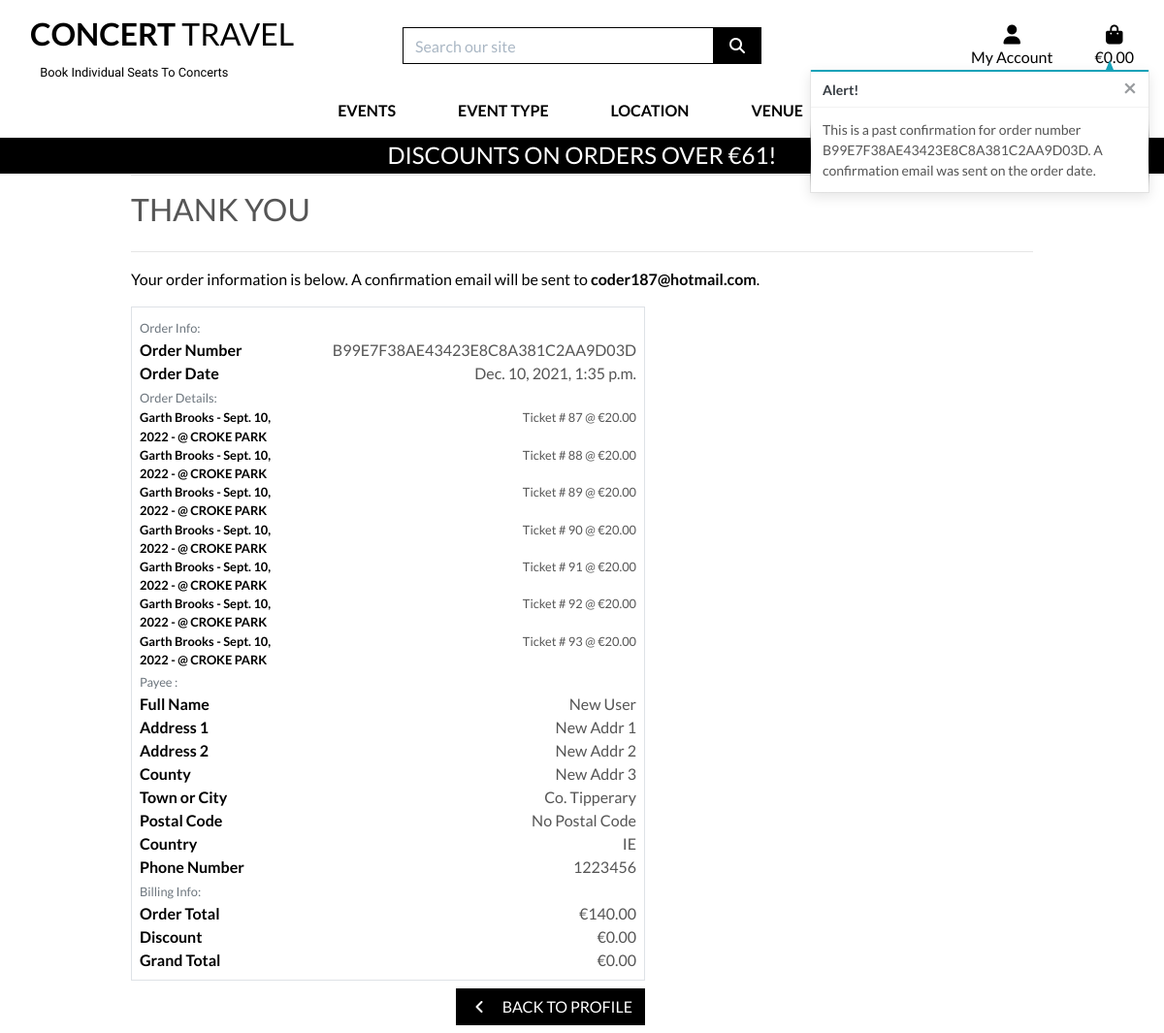
/profile/order_history/B99E7F38AE43423E8C8A381C2AA9D03D, run on the app's committed database.
### checkout/models.py (models this page shows, shortened)
class Order(models.Model):
    order_number = models.CharField(max_length=32, null=False, editable=False)
    full_name = models.CharField(max_length=50, null=False, blank=False)
    email = models.EmailField(max_length=254, null=False, blank=False)
    phone_number = models.CharField(max_length=20, null=False, blank=False)
    country = CountryField(blank_label='Country *', null=False, blank=False)
    postcode = models.CharField(max_length=20, null=True, blank=True)
    town_or_city = models.CharField(max_length=40, null=False, blank=False)
    street_address1 = models.CharField(max_length=80, null=False, blank=False)
    street_address2 = models.CharField(max_length=80, null=True, blank=True)
    county = models.CharField(max_length=80, null=True, blank=True)
    date = models.DateTimeField(auto_now_add=True)
    order_total = models.DecimalField(max_digits=10, decimal_places=2, null=False, default=0)
    original_bag = models.TextField(null=False, blank=False, default='')
    stripe_pid = models.CharField(max_length=254, null=False, blank=False, default='')
    user_profile = models.ForeignKey(UserProfile, on_delete=models.SET_NULL,
                                     null=True, blank=True, related_name='orders')
    discount = models.DecimalField(max_digits=6, decimal_places=2,
                                        null=False, default=0)
    grand_total = models.DecimalField(max_digits=10, decimal_places=2,
                                      null=False, default=0)

class OrderLineItem(models.Model):
    ticket_no = models.AutoField(primary_key=True)
    order = models.ForeignKey(Order, null=False, blank=False, on_delete=models.PROTECT, related_name='lineitems')
    event = models.ForeignKey(EventList, null=False, blank=False, on_delete=models.PROTECT,related_name='eventrecord')
    pickloc = models.ForeignKey(PickLoc, null=False, blank=False, on_delete=models.PROTECT)
    price = models.DecimalField(max_digits=6, decimal_places=2, null=False, blank=False, default=0)
    pax_fullname = models.CharField(max_length=50, null=True, blank=True)
    pax_email = models.CharField(max_length=50, null=True, blank=True)
    pax_tel = models.CharField(max_length=20, null=True, blank=True)

### events/models.py (models this page shows, shortened)
class EventList(models.Model):
    event_type = models.ForeignKey('EventType', on_delete=models.PROTECT)
    event_dest = models.ForeignKey('Destination', on_delete=models.PROTECT)
    name = models.CharField(max_length=254)
    description = models.CharField(max_length=254)
    event_date = models.DateField()
    publish = models.BooleanField(default=True)
    long_desc = models.TextField(null=True, blank=True)
    image_url = models.URLField(max_length=1024, null=True, blank=True)
    image = models.ImageField(null=True, blank=True)

class Destination(models.Model):
    destination = models.CharField(max_length=254)
    friendly_name = models.CharField(max_length=254, null=True, blank=True)
    def __str__(self):
        return self.destination

### profiles/views.py (the view)
# urls.py: path('order_history/<order_number>',
def order_history(request, order_number):
    order = get_object_or_404(Order, order_number=order_number)
    messages.info(request, (
        f'This is a past confirmation for order number {order_number}. '
        'A confirmation email was sent on the order date.'
    ))
    template = 'checkout/checkout_success.html'
    context = {
        'order': order,
        'from_profile': True,
    }
    return render(request, template, context)

### checkout/templates/checkout/checkout_success.html (shortened to what this page needs)
{% extends "base.html" %}
{% load static %}
{% load checkout-tools %}
{% block extra-css %}
    <link rel="stylesheet" href="{% static 'checkout/css/checkout.css' %}">
{% endblock %}
{% block page_header %}
    <div class="container header-container">
    </div>
{% endblock %}
{% block content %}
    <div class="overlay"></div>
    <div class="container">
        <div class="row">
            <div class="col">
                <hr>
                <h2 class="logo-font mb-4">Thank You</h2>
                <hr>
                <p class="text-black">Your order information is below. A confirmation email will be sent to <strong>{{ order.email }}</strong>.</p>
            </div>
        </div>
        <div class="row">
            <div class="col-12 col-lg-7">
                <div class="order-confirmation-wrapper p-2 border">
                    <div class="row">
                        <div class="col">
                            <small class="text-muted">Order Info:</small>
                        </div>
                    </div>
                    <div class="row">
                        <div class="col-12 col-md-4">
                            <p class="mb-0 text-black font-weight-bold">Order Number</p>
                        </div>
                        <div class="col-12 col-md-8 text-md-right">
                            <p class="mb-0">{{ order.order_number }}</p>
                        </div>
                    </div>
                    <div class="row">
                        <div class="col-12 col-md-4">
                            <p class="mb-0 text-black font-weight-bold">Order Date</p>
                        </div>
                        <div class="col-12 col-md-8 text-md-right">
                            <p class="mb-0">{{ order.date }}</p>
                        </div>
                    </div>
                    <div class="row">
                        <div class="col">
                            <small class="text-muted">Order Details:</small>
                        </div>
                    </div>
                    {% for item in order.lineitems.all %}
                    <div class="row">
                        <div class="col-12 col-md-4">
                            <p class="small mb-0 text-black font-weight-bold">
                                {{ item.event.name }} - {{item.event.event_date }} - @ {{ item.event.event_dest|upper }}
                            </p>
                        </div>
                        <div class="col-12 col-md-8 text-md-right">
                            <p class="small mb-0"> Ticket # {{ item.ticket_no }} @ €{{ item.price }}</p>
                        </div>
                    </div>
                    {% endfor %}
                    <div class="row">
                        <div class="col">
                            <small class="text-muted">Payee :</small>
                        </div>
                    </div>
                    <div class="row">
                        <div class="col-12 col-md-4">
                            <p class="mb-0 text-black font-weight-bold">Full Name</p>
                        </div>
                        <div class="col-12 col-md-8 text-md-right">
                            <p class="mb-0">{{ order.full_name }}</p>
                        </div>
                    </div>
                    <div class="row">
                        <div class="col-12 col-md-4">
                            <p class="mb-0 text-black font-weight-bold">Address 1</p>
                        </div>
                        <div class="col-12 col-md-8 text-md-right">
                            <p class="mb-0">{{ order.street_address1 }}</p>
                        </div>
                    </div>
                    {% if order.street_address2 %}
                    <div class="row">
                        <div class="col-12 col-md-4">
                            <p class="mb-0 text-black font-weight-bold">Address 2</p>
                        </div>
                        <div class="col-12 col-md-8 text-md-right">
                            <p class="mb-0">{{ order.street_address2 }}</p>
                        </div>
                    </div>
                    {% endif %}
                    {% if order.county %}
                    <div class="row">
                        <div class="col-12 col-md-4">
                            <p class="mb-0 text-black font-weight-bold">County</p>
                        </div>
                        <div class="col-12 col-md-8 text-md-right">
                            <p class="mb-0">{{ order.county }}</p>
                        </div>
                    </div>
                    {% endif %}
                    <div class="row">
                        <div class="col-12 col-md-4">
                            <p class="mb-0 text-black font-weight-bold">Town or City</p>
                        </div>
                        <div class="col-12 col-md-8 text-md-right">
                            <p class="mb-0">{{ order.town_or_city }}</p>
                        </div>
                    </div>
                    {% if order.postcode %}
                    <div class="row">
                        <div class="col-12 col-md-4">
                            <p class="mb-0 text-black font-weight-bold">Postal Code</p>
                        </div>
                        <div class="col-12 col-md-8 text-md-right">
                            <p class="mb-0">{{ order.postcode }}</p>
                        </div>
                    </div>
                    {% endif %}
                    <div class="row">
                        <div class="col-12 col-md-4">
                            <p class="mb-0 text-black font-weight-bold">Country</p>
                        </div>
                        <div class="col-12 col-md-8 text-md-right">
                            <p class="mb-0">{{ order.country }}</p>
                        </div>
                    </div>
                    <div class="row">
                        <div class="col-12 col-md-4">
                            <p class="mb-0 text-black font-weight-bold">Phone Number</p>
                        </div>
                        <div class="col-12 col-md-8 text-md-right">
                            <p class="mb-0">{{ order.phone_number }}</p>
                        </div>
                    </div>
                    <div class="row">
                        <div class="col">
                            <small class="text-muted">Billing Info:</small>
                        </div>
                    </div>
                    <div class="row">
                        <div class="col-12 col-md-4">
                            <p class="mb-0 text-black font-weight-bold">Order Total</p>
                        </div>
                        <div class="col-12 col-md-8 text-md-right">
                            <p class="mb-0">€{{ order.order_total }}</p>
                        </div>
                    </div>
                    <div class="row">
                        <div class="col-12 col-md-4">
                            <p class="mb-0 text-black font-weight-bold">Discount</p>
                        </div>
                        <div class="col-12 col-md-8 text-md-right">
                            <p class="mb-0">€{{ order.discount }}</p>
                        </div>
                    </div>
                    <div class="row">
                        <div class="col-12 col-md-4">
                            <p class="mb-0 text-black font-weight-bold">Grand Total</p>
                        </div>
                        <div class="col-12 col-md-8 text-md-right">
                            <p class="mb-0">€{{ order.grand_total }}</p>
                        </div>
                    </div>
                </div>
            </div>
        </div>
        <div class="row">
			<div class="col-12 col-lg-7 text-right">
                {% if from_profile %}
                    <a href="{% url 'profile' %}" class="btn btn-black rounded-0 my-2">
					    <span class="icon mr-2">
						    <i class="fas fa-angle-left"></i>
					    </span>
					    <span class="text-uppercase">Back To Profile</span>
				    </a>
                {% endif %}
			</div>
		</div>
    </div>
{% endblock %}

### static/css/base.css (style rules this page uses)
html { height: 100%; }
body { height: calc(100vh - 164px); color: #555; font-family: 'Lato'; ; }
.icon { align-items: center; display: inline-flex; justify-content: center; height: 1.5rem; width: 1.5rem; }
.logo-font { text-transform: uppercase; }
.btn-black { background: black; color: white; }
.text-black { color: #000 !important; }
.overlay { height: 100%; width: 100%; top: 0; left: 0; position: fixed; background: white; z-index: -1; }
@media (min-width: 1200px) { .container { max-width: 80%; } }
@media (min-width: 992px) { .header-container { padding-top: 164px; } }

### data on the page
Order: email "coder187@hotmail.com", order_number "B99E7F38AE43423E8C8A381C2AA9D03D", date "Dec. 10, 2021, 1:35 p.m.", full_name "New User", street_address1 "New Addr 1", street_address2 "New Addr 2", county "New Addr 3", town_or_city "Co. Tipperary", postcode "No Postal Code", country "IE", phone_number "1223456", order_total "140.00", discount "0.00", grand_total "0.00"
OrderLineItem: event.name "Garth Brooks", event.event_date "Sept. 10, 2022", event.event_dest "CROKE PARK", ticket_no "87", price "20.00"
OrderLineItem: event.name "Garth Brooks", event.event_date "Sept. 10, 2022", event.event_dest "CROKE PARK", ticket_no "88", price "20.00"
OrderLineItem: event.name "Garth Brooks", event.event_date "Sept. 10, 2022", event.event_dest "CROKE PARK", ticket_no "89", price "20.00"
OrderLineItem: event.name "Garth Brooks", event.event_date "Sept. 10, 2022", event.event_dest "CROKE PARK", ticket_no "90", price "20.00"
OrderLineItem: event.name "Garth Brooks", event.event_date "Sept. 10, 2022", event.event_dest "CROKE PARK", ticket_no "91", price "20.00"
OrderLineItem: event.name "Garth Brooks", event.event_date "Sept. 10, 2022", event.event_dest "CROKE PARK", ticket_no "92", price "20.00"
OrderLineItem: event.name "Garth Brooks", event.event_date "Sept. 10, 2022", event.event_dest "CROKE PARK", ticket_no "93", price "20.00"

### other printed values
{{ discount_threshold }} "61"
{{ message }} "This is a past confirmation for order number B99E7F38AE43423E8C8A381C2AA9D03D. A confirmation email was sent on the order date."
